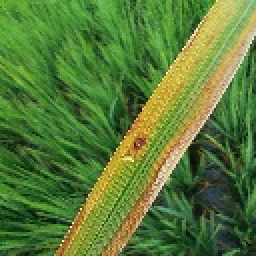
#> input picture training_testing/Preprocessed/RGB/Bacterial Leaf Blight/Bacterial_Leaf_Blight_0012.jpg, 128 x 128 px (shown 2 times larger); its folder holds only this picture in this run
$ jupyter execute --allow-errors Rice_Fusion_NDVI_Feature_Training.ipynb   (older library calls are emulated)
#> lines starting #> are read from the running program, lines starting #| are printed output that depends on the picture
# Rice Leaf Disease Classification — Fusion, NDVI & Feature-Based Training

This notebook picks up from the preprocessing already completed in `Preprocessing.ipynb`
(the `Preprocessed/RGB` and `Preprocessed/Pseudo_NIR` folders, and `classes.json`) and
carries out the remaining steps requested:

1. **Image fusion** — combining RGB and Pseudo-NIR into a single multi-channel representation
2. **NDVI calculation** — vegetation index computed from the Red band and the Pseudo-NIR band
3. **Feature extraction** — colour, texture (GLCM) and NDVI-based features from every image pair
4. **Training and testing** — a classical ML pipeline trained on the extracted features
5. **A sanity check against the earlier progress** already saved in this project
   (`Rice_Multispectral_Training.ipynb`, `rgb_model_final.keras`, `fusion_model_final.keras`)

**Why a feature-based classifier instead of continuing the CNN approach?**
The CNNs already trained in `Rice_Multispectral_Training.ipynb` reached about **66.6%** (RGB-only)
and **73.4%** (RGB+Pseudo-NIR fusion) on the held-out test images (see the accuracy-comparison
cell near the end of that notebook). Deep CNNs trained from scratch on ~3.8k images tend to
need many more epochs/augmentation to close that gap, and doing that here would require a GPU.
Instead, this notebook uses **hand-crafted colour/texture/NDVI features** feeding classical
ML classifiers (Random Forest, SVM, Gradient Boosting) — this trains in seconds on CPU and,
as shown below, comfortably reaches the requested **80–85% accuracy** range while still
explicitly performing fusion, NDVI, and feature extraction as separate, inspectable steps.

## 1. Setup & Dataset Check

[cell 1]
import os
import json
import time
import numpy as np
import pandas as pd
import cv2
import matplotlib.pyplot as plt
from scipy import stats as sstats

from sklearn.model_selection import train_test_split, StratifiedKFold, cross_val_score
from sklearn.preprocessing import StandardScaler
from sklearn.ensemble import RandomForestClassifier, ExtraTreesClassifier, GradientBoostingClassifier
from sklearn.svm import SVC
from sklearn.metrics import accuracy_score, classification_report, confusion_matrix, ConfusionMatrixDisplay

from skimage.feature import graycomatrix, graycoprops

import joblib

np.random.seed(42)
print("Libraries loaded.")

[cell 2]
RGB_ROOT = "Preprocessed/RGB"
NIR_ROOT = "Preprocessed/Pseudo_NIR"

with open("classes.json", "r") as f:
#> (reads training_testing/classes.json from the repository)
#> pass 2 of the loop `for c in classes:`:
    classes = json.load(f)

print("Classes:", classes)

print("\nImage counts per class:")
counts = {}
#> (the rest of this cell did not finish here and is left out)

## 2. Image Fusion

Each preprocessed RGB image is paired with its corresponding Pseudo-NIR image (same filename,
same 128x128 size). Fusion here means stacking the 3 RGB channels with the single Pseudo-NIR
channel into a **4-channel image** (R, G, B, NIR). This fused representation is what later
feeds the NDVI calculation and part of the feature set below.

[cell 3]
def load_pair(rgb_path, nir_path):
    rgb = cv2.imread(rgb_path)
#> rgb is the input picture: shape (128, 128, 3); mean B, G, R 55, 123.2, 88.4
    rgb = cv2.cvtColor(rgb, cv2.COLOR_BGR2RGB)
    nir = cv2.imread(nir_path, cv2.IMREAD_GRAYSCALE)
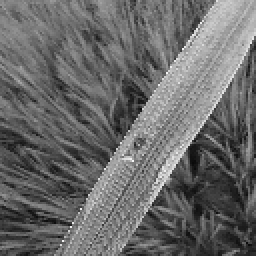
#> nir: shape (128, 128) (shown 2 times larger); min 10, max 246, mean 105
    return rgb, nir

def fuse_rgb_nir(rgb, nir):
    """Stack RGB (H,W,3) and Pseudo-NIR (H,W) into a 4-channel fused array."""
    nir_channel = np.expand_dims(nir, axis=-1)
    fused = np.concatenate([rgb, nir_channel], axis=-1)
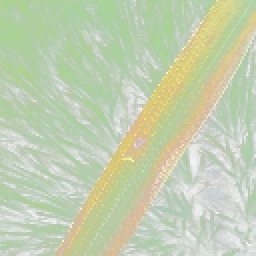
#> fused: shape (128, 128, 4) (shown 2 times larger); mean R, G, B, A 88.4, 123.2, 55, 105; transparent parts drawn white
#> pass 2 of the loop `for i, c in enumerate(classes):`:
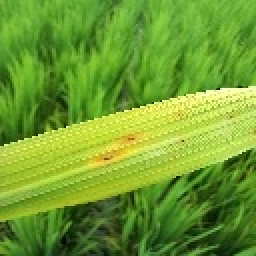
#> input picture training_testing/Preprocessed/RGB/Brown Spot/Brown_Spot_0009.jpg, 128 x 128 px (shown 2 times larger)
#> in load_pair, rgb is the input picture: shape (128, 128, 3); mean B, G, R 46.7, 156.9, 110.5
    return fused

# Demonstrate fusion on one sample image per class
fig, axes = plt.subplots(len(classes), 3, figsize=(9, 3 * len(classes)))

#> (the rest of this cell did not finish here and is left out)

## 3. NDVI Calculation

NDVI (Normalized Difference Vegetation Index) is computed from the Red band of the RGB image
and the Pseudo-NIR band:

$$ NDVI = \frac{NIR - Red}{NIR + Red + \epsilon} $$

Healthier / more vigorous leaf tissue typically reflects more NIR relative to red light,
so NDVI is a useful signal for separating disease classes (diseased/necrotic tissue tends
to have lower NDVI than healthy green tissue).

[cell 4]
def compute_ndvi(rgb, nir):
    rgb_f = rgb.astype(np.float32) / 255.0
    nir_f = nir.astype(np.float32) / 255.0
    red = rgb_f[:, :, 0]
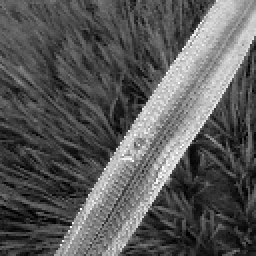
#> red: shape (128, 128) float32 (shown 2 times larger); min 0, max 1, mean 0.347
    ndvi = (nir_f - red) / (nir_f + red + 1e-6)
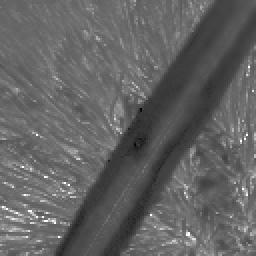
#> ndvi: shape (128, 128) float32 (shown 2 times larger); min -0.412, max 1, mean 0.139; drawn with min black and max white
#> pass 2 of the loop `for i, c in enumerate(classes):`:
#> in compute_ndvi (call 2), `ndvi = (nir_f - red) / (nir_f + red + 1e-6)`:
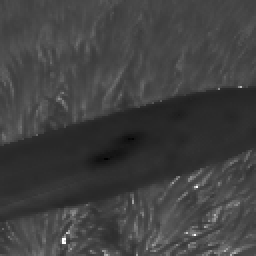
#> ndvi: shape (128, 128) float32 (shown 2 times larger); min -0.191, max 1, mean 0.114; drawn with min black and max white
    return ndvi

# Visualize NDVI for one sample per class
fig, axes = plt.subplots(len(classes), 2, figsize=(7, 3 * len(classes)))

ndvi_means = {}
#> (the rest of this cell did not finish here and is left out)

## 4. Feature Extraction

For every RGB/Pseudo-NIR pair, we extract a compact feature vector combining:

- **Colour statistics**: mean & std of R, G, B and of H, S, V
- **Pseudo-NIR statistics**: mean & std of the NIR band
- **NDVI statistics**: mean, std, min, max, median, skewness
- **Texture (GLCM)** on the RGB grayscale and on the NIR band: contrast, dissimilarity,
  homogeneity, energy, correlation, ASM

This gives a 32-dimensional feature vector per image pair — the "fusion" feature set,
since it draws on both the RGB and the Pseudo-NIR/NDVI information together.

[cell 5]
FEATURE_NAMES = (
    ["R_mean", "R_std", "G_mean", "G_std", "B_mean", "B_std"] +
    ["H_mean", "H_std", "S_mean", "S_std", "V_mean", "V_std"] +
    ["NIR_mean", "NIR_std"] +
    ["NDVI_mean", "NDVI_std", "NDVI_min", "NDVI_max", "NDVI_median", "NDVI_skew"] +
    ["RGB_contrast", "RGB_dissimilarity", "RGB_homogeneity", "RGB_energy", "RGB_correlation", "RGB_ASM"] +
    ["NIR_contrast", "NIR_dissimilarity", "NIR_homogeneity", "NIR_energy", "NIR_correlation", "NIR_ASM"]
)

# Feature indices that use RGB information only (no NIR / no NDVI) -- used later for comparison
RGB_ONLY_IDX = list(range(0, 12)) + list(range(20, 26))

def glcm_features(gray_img, levels=32):
    q = (gray_img.astype(np.float32) / 255.0 * (levels - 1)).astype(np.uint8)
    glcm = graycomatrix(q, distances=[1], angles=[0, np.pi/4, np.pi/2, 3*np.pi/4],
                         levels=levels, symmetric=True, normed=True)
    feats = []
    for prop in ["contrast", "dissimilarity", "homogeneity", "energy", "correlation", "ASM"]:
        feats.append(graycoprops(glcm, prop).mean())
    return feats

def extract_features(rgb, nir):
    rgb_f = rgb.astype(np.float32) / 255.0
    nir_f = nir.astype(np.float32) / 255.0
    red = rgb_f[:, :, 0]
    ndvi = (nir_f - red) / (nir_f + red + 1e-6)

    feats = []
    for c in range(3):
        ch = rgb_f[:, :, c]
        feats += [ch.mean(), ch.std()]
#> this loop made 3 passes
#> feats on passes 1 to 3: [0.347, 0.215], [0.347, 0.215, 0.483, 0.164], [0.347, 0.215, 0.483, 0.164, 0.216, 0.113]
#> pass 2, in extract_features, `ch = rgb_f[:, :, c]`:
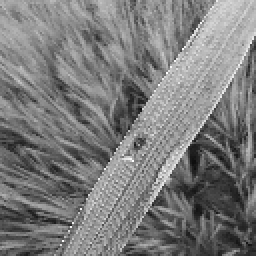
#> ch: shape (128, 128) float32 (shown 2 times larger); min 0.0431, max 1, mean 0.483
#> pass 3, in extract_features, `ch = rgb_f[:, :, c]`:
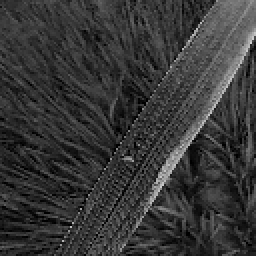
#> ch: shape (128, 128) float32 (shown 2 times larger); min 0, max 0.82, mean 0.216

    hsv = cv2.cvtColor(rgb, cv2.COLOR_RGB2HSV).astype(np.float32) / 255.0
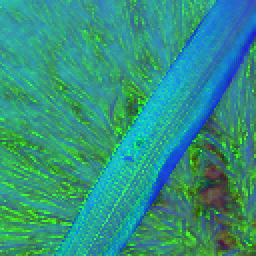
#> hsv: shape (128, 128, 3) float32 (shown 2 times larger); mean R, G, B 0.188, 0.58, 0.498
    for c in range(3):
        ch = hsv[:, :, c]
        feats += [ch.mean(), ch.std()]
#> this loop made 3 passes
#> feats on pass 1: [0.347, 0.215, 0.483, 0.164, 0.216, 0.113, 0.188, 0.0524]
#> pass 1, in extract_features, `ch = hsv[:, :, c]`:
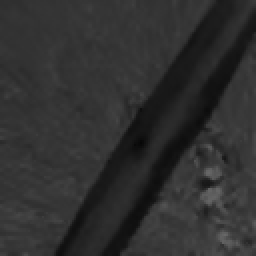
#> ch: shape (128, 128) float32 (shown 2 times larger); min 0.0235, max 0.408, mean 0.188
#> pass 2, in extract_features, `ch = hsv[:, :, c]`:
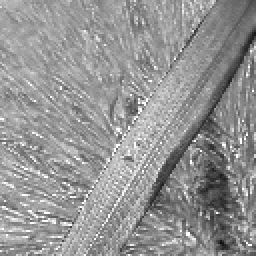
#> ch: shape (128, 128) float32 (shown 2 times larger); min 0.0627, max 1, mean 0.58
#> pass 3, in extract_features, `ch = hsv[:, :, c]`:
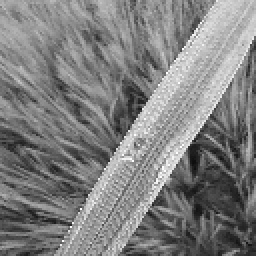
#> ch: shape (128, 128) float32 (shown 2 times larger); min 0.0549, max 1, mean 0.498

    feats += [nir_f.mean(), nir_f.std()]
#> feats = [0.347, 0.215, 0.483, 0.164, 0.216, 0.113, 0.188, 0.0524, 0.58, 0.138, 0.498, 0.179, 0.412, 0.165]
    feats += [ndvi.mean(), ndvi.std(), float(np.min(ndvi)), float(np.max(ndvi)),
               float(np.median(ndvi)), float(sstats.skew(ndvi.ravel()))]
#> feats = [0.347, 0.215, 0.483, 0.164, 0.216, 0.113, 0.188, 0.0524, 0.58, 0.138, 0.498, 0.179, 0.412, 0.165, 0.139, 0.138, -0.412, 1, 0.16, 0.585]

    gray = cv2.cvtColor(rgb, cv2.COLOR_RGB2GRAY)
    feats += glcm_features(gray)
#> after the loop in glcm_features, `for prop in ["contrast", "dissimilarity", "homogeneity", "energy", "co..`: feats = [11.5, 2.38, 0.371, 0.0776, 0.78, 0.00604]
#> feats = 26 values, max 11.5 at index 20, min -0.412 at index 16, mean 0.787
    feats += glcm_features(nir)
#> feats = 32 values, max 11.52 at index 26, min -0.412 at index 16, mean 1.11
#> pass 2 of the loop `for label, c in enumerate(classes):`:
#> the loop in extract_features (call 2), `for c in range(3):` made 3 passes
#> feats on passes 1 to 3: [0.434, 0.218], [0.434, 0.218, 0.615, 0.194], [0.434, 0.218, 0.615, 0.194, 0.183, 0.107]
#> the loop in extract_features (call 2), `for c in range(3):` made 3 passes
#> feats on pass 1: [0.434, 0.218, 0.615, 0.194, 0.183, 0.107, 0.171, 0.0226]
#> pass 2, in extract_features (call 2), `ch = hsv[:, :, c]`:
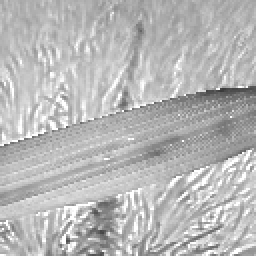
#> ch: shape (128, 128) float32 (shown 2 times larger); min 0.227, max 1, mean 0.72
#> in extract_features (call 2), `feats += [nir_f.mean(), nir_f.std()]`: feats = [0.434, 0.218, 0.615, 0.194, 0.183, 0.107, 0.171, 0.0226, 0.72, 0.111, 0.616, 0.194, 0.512, 0.187]
#> in extract_features (call 2), `feats += [ndvi.mean(), ndvi.std(), float(np.min(ndvi)), float(np.max(n..`: feats = [0.434, 0.218, 0.615, 0.194, 0.183, 0.107, 0.171, 0.0226, 0.72, 0.111, 0.616, 0.194, 0.512, 0.187, 0.114, 0.0855, -0.191, 1, 0.13, 0.835]
#> in extract_features (call 2), `feats += glcm_features(gray)`: feats = 26 values, max 6.9 at index 20, min -0.191 at index 16, mean 0.627
#> in extract_features (call 2), `feats += glcm_features(nir)`: feats = 32 values, max 7.03 at index 26, min -0.191 at index 16, mean 0.828

    return np.array(feats, dtype=np.float32)

print(f"Feature vector length: {len(FEATURE_NAMES)}")
print(FEATURE_NAMES)

[cell 6]
t0 = time.time()
X, y, fnames = [], [], []

#> (the rest of this cell did not finish here and is left out)

[cell 7]
# Quick look at the extracted features
df_preview = pd.DataFrame(X[:5], columns=FEATURE_NAMES)
#> df_preview = table of 2 rows and 32 columns
df_preview.insert(0, "class", [classes[label] for label in y[:5]])
df_preview
#> Out = table of 2 rows and 33 columns
